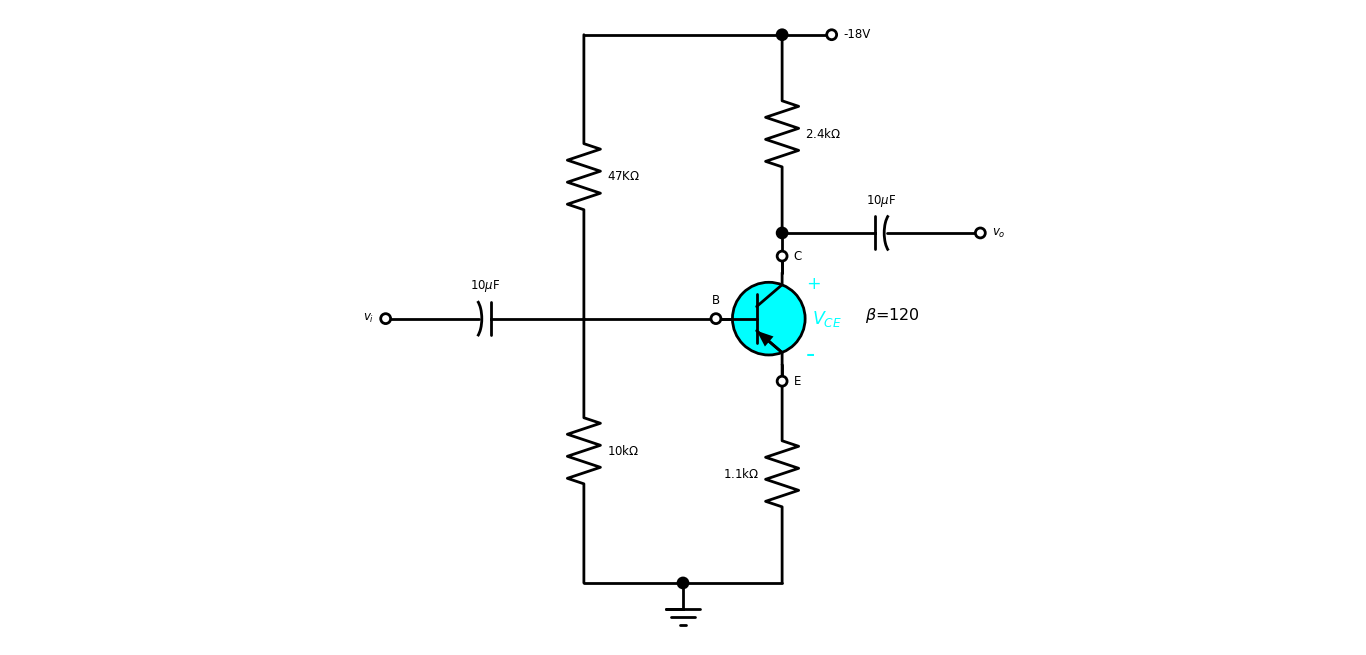

Recreate this plot in Python.
### Name                : Saeed Ahamed Mridha
### Registration_number : 2020338012      
### This python script will produce a common Emitter PNP configuration BJT network
### Fig.4.86                                                                       
### Page: 210                                                                      
### Book: Electronic Devices and Circuit Theory                                    
### By Robert L. Boylestad, Louis Nashelsky                                        
### 11th Edition   

### Used python package "SchemDraw"
### For more about the SchemDraw package: https://schemdraw.readthedocs.io/en/latest/index.html
### The greek leter is produced with Unicode

###### Import Library Function #######
import schemdraw
import matplotlib
import schemdraw.elements as elm
with schemdraw.Drawing() as d:
    ####### PNP Transistor with label ######
    pnp = elm.BjtPnp(circle=True,fill='cyan').flip().label('$V_{CE}$\t',color='cyan').label(r'$\beta$=120',ofst=(0.9,0.06),fontsize=13).label('+',ofst=(0.01,0.54),color='cyan').label("-",ofst=(0.01,-0.54),color='cyan',fontsize=20)
    d += pnp
    d += elm.Line().length(0.25).at(pnp.emitter).down()
    d += elm.Dot(open=True).label('E',loc='right',fontsize=10)
    d += elm.Line().at(pnp.base).length(0.25).left()
    d += elm.Dot(open=True).label("B",fontsize=10)
    d += elm.Line().length(0.25).at(pnp.collector).up()
    d += elm.Dot(open=True).label('C',loc='right',fontsize=10)
    
    ######Calloctor to Output terminal Circuit Code (Using Coupling Capacitor)#######
    d +=elm.Line().at(pnp.collector).length(0.60).up()
    d += elm.Dot()
    d.push()
    d += elm.Capacitor2(label='10$\mu$F',fontsize=10).right()
    d += elm.Dot(open=True).label('$v_o$',loc='right',fontsize=10)
    d.pop()
    
    ###### Collector to Vcc Circuit Code #####
    d += elm.Resistor().up().label(label='2.4k$\Omega$',loc='bot',fontsize=10)
    d += elm.Dot()
    d.push()
    d += elm.Line().length(0.75).right()
    d += elm.Dot(open=True).label('-18V',loc='right',fontsize=10)
    d.pop()
    ###### Vcc to Base Circuit Code #####
    d += elm.Line().left()
    d += elm.Resistor().down().toy(pnp.base).label('47K$\Omega$',loc='bot',fontsize=10)
    d.push()
    d += elm.Line().tox(pnp.base)
    d.pop()
    d.push()
    
    ###### Input Tarminal to Base Circuit Code (Using Coupling Capacitor)######
    d += elm.Capacitor2(label='10$\mu$F',fontsize=10).left()
    d += elm.Dot(open=True).label('$v_i$',loc='left',fontsize=10)
    d.pop()
    
    ###### Base to Ground Circut Code #####
    d += elm.Resistor().length(4).down().label('10k$\Omega$',loc='bot',fontsize=10)
    d += elm.Line().length(1.5).right()
    d += elm.Dot()
    d += elm.Ground()
    
    ###### Ground to Emitter Circuit Code #####
    d += elm.Line().tox(pnp.emitter)
    d += elm.Resistor().label('1.1k$\Omega$',fontsize=10).toy(pnp.emitter)
    d.draw()
